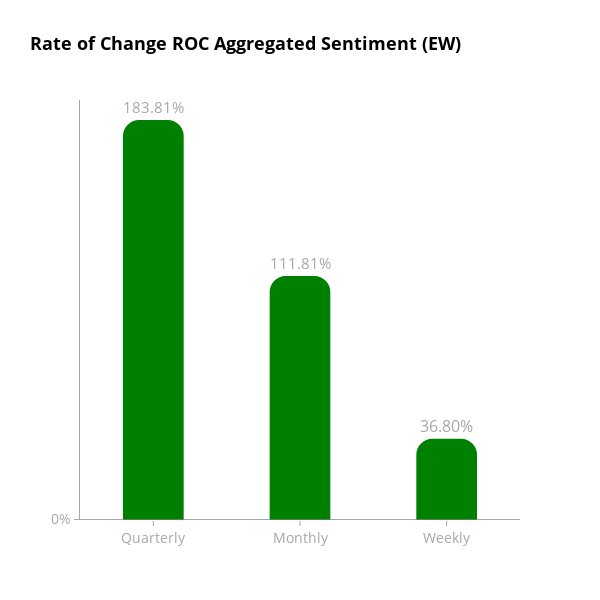
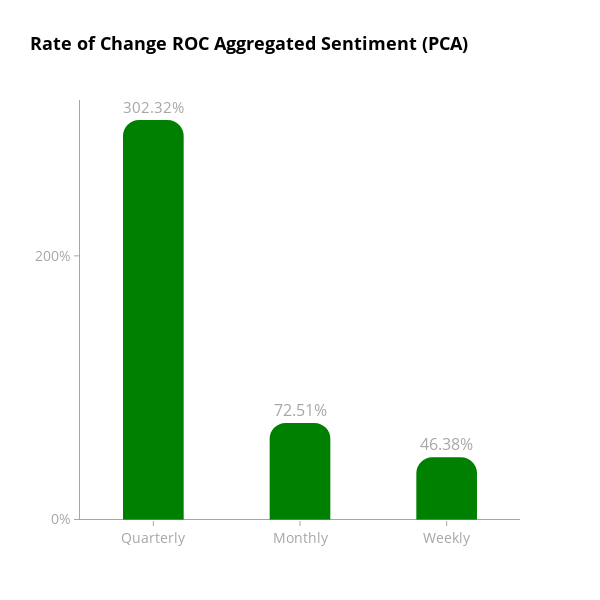

Notebook source saved alongside these figures, in order:
### Code cell
# Call the function for aggregate indicator columns and save charts
create_bar_chart(merged_df, 'aggregate_indicator_equalweight', "ROC Aggregated Sentiment (EW)")
create_bar_chart(merged_df, 'aggregate_indicator_PCA', "ROC Aggregated Sentiment (PCA)")

### Figure 1 — Plotly figure (JSON) as saved in the notebook; plotly's stock layout.template omitted (floating-point values rounded to 4 significant figures)
{"data": [{"marker": {"color": ["green", "green", "green"], "cornerradius": 15, "line": {"color": ["green", "green", "green"], "width": 2}}, "text": ["183.81%", "111.81%", "36.80%"], "textfont": {"color": "rgba(128, 128, 128, 0.7)", "size": 16}, "textposition": "outside", "width": 0.4, "x": ["Quarterly", "Monthly", "Weekly"], "y": [183.8, 111.8, 36.8], "type": "bar"}], "layout": {"title": {"font": {"color": "black", "size": 18, "weight": "bold"}, "text": "Rate of Change ROC Aggregated Sentiment (EW)"}, "yaxis": {"title": {}, "ticksuffix": "%", "tickfont": {"color": "rgba(128, 128, 128, 0.7)", "size": 14}, "showgrid": false, "zeroline": false, "linecolor": "rgba(128, 128, 128, 0.7)", "showline": true, "ticks": "outside", "tickcolor": "rgba(128, 128, 128, 0.7)", "dtick": 200}, "font": {"color": "black", "size": 14}, "xaxis": {"title": {}, "tickfont": {"color": "rgba(128, 128, 128, 0.7)", "size": 14}, "showgrid": false, "zeroline": false, "showline": false, "ticks": "outside", "tickcolor": "rgba(128, 128, 128, 0.7)"}, "plot_bgcolor": "white", "paper_bgcolor": "white", "width": 600, "height": 600, "hovermode": "x unified", "bargap": 0.1, "shapes": [{"line": {"color": "rgba(128, 128, 128, 0.7)", "dash": "solid", "width": 1}, "type": "line", "x0": 0, "x1": 1, "xref": "x domain", "y0": 0, "y1": 0, "yref": "y"}]}}

### Figure 2 — Plotly figure (JSON) as saved in the notebook; plotly's stock layout.template omitted (floating-point values rounded to 4 significant figures)
{"data": [{"marker": {"color": ["green", "green", "green"], "cornerradius": 15, "line": {"color": ["green", "green", "green"], "width": 2}}, "text": ["302.32%", "72.51%", "46.38%"], "textfont": {"color": "rgba(128, 128, 128, 0.7)", "size": 16}, "textposition": "outside", "width": 0.4, "x": ["Quarterly", "Monthly", "Weekly"], "y": [302.3, 72.51, 46.38], "type": "bar"}], "layout": {"title": {"font": {"color": "black", "size": 18, "weight": "bold"}, "text": "Rate of Change ROC Aggregated Sentiment (PCA)"}, "yaxis": {"title": {}, "ticksuffix": "%", "tickfont": {"color": "rgba(128, 128, 128, 0.7)", "size": 14}, "showgrid": false, "zeroline": false, "linecolor": "rgba(128, 128, 128, 0.7)", "showline": true, "ticks": "outside", "tickcolor": "rgba(128, 128, 128, 0.7)", "dtick": 200}, "font": {"color": "black", "size": 14}, "xaxis": {"title": {}, "tickfont": {"color": "rgba(128, 128, 128, 0.7)", "size": 14}, "showgrid": false, "zeroline": false, "showline": false, "ticks": "outside", "tickcolor": "rgba(128, 128, 128, 0.7)"}, "plot_bgcolor": "white", "paper_bgcolor": "white", "width": 600, "height": 600, "hovermode": "x unified", "bargap": 0.1, "shapes": [{"line": {"color": "rgba(128, 128, 128, 0.7)", "dash": "solid", "width": 1}, "type": "line", "x0": 0, "x1": 1, "xref": "x domain", "y0": 0, "y1": 0, "yref": "y"}]}}
